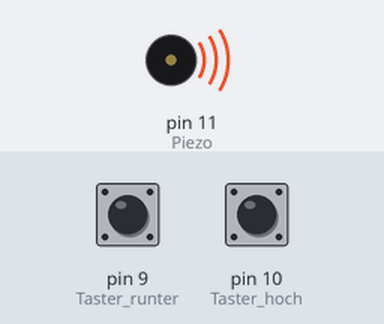
Bench run of a sketch on a simulated Arduino Uno, built with avr-gcc and run on an emulated ATmega328P. On the bench: buzzer (waves = sounding). Inputs (shaded band) come from the test bench; at power-on: pin 9 (Taster_runter) HIGH, pin 10 (Taster_hoch) HIGH.

Above: at 0.1 s.
Timing chart, 0 to 1.6 s (numbered marks = the images above):
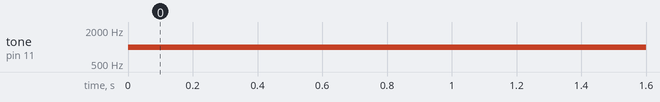

The sketch:

Loesung_09_-_Synthesizer.ino
```cpp
/*
 * OpenRobotX Schullernkurs
 * Lösung zum Projekt aus Lektion 09 - Synthesizer
 */

int frequenz = 1000;

void setup() {

  pinMode(9, INPUT_PULLUP); // Taster runter
  pinMode(10, INPUT_PULLUP); // Taster hoch

  pinMode(11, OUTPUT); // Piezo (Lautsprecher)

}

void loop() {

  bool tasterRunter = digitalRead(9);
  bool tasterHoch = digitalRead(10);

  if (tasterRunter == 0){

    // Damit die Frequenz nicht unter 0 fallen kann
    if (frequenz > 0){

      frequenz--;

    }
    else{

      frequenz = 0;

    }

  }

  if (tasterHoch == 0){

    // Damit die Frequenz nicht über 25000 steigen kann
    if (frequenz < 25000){

      frequenz++;

    }
    else{

      frequenz = 25000;

    }

  }

  tone(11, frequenz);

  delay(5);

}
```

Measured:
- by itself, tone on pin 11 (Piezo): silent → 1000 Hz at 0.00 s
